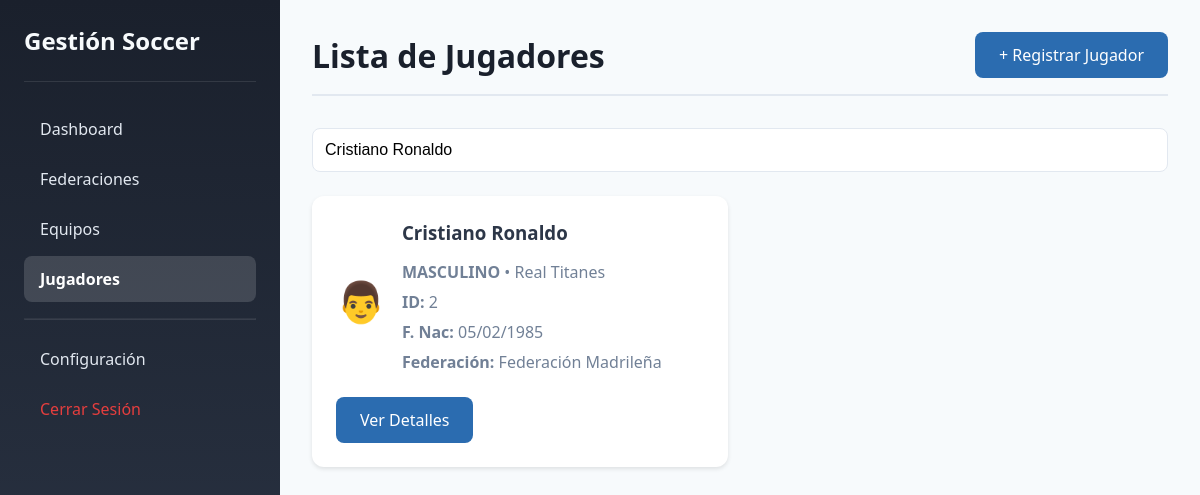
The app's page /jugadores.php?buscar=Cristiano Ronaldo (signed in) with its own data.
### tables this page shows
CREATE TABLE jugadores (
    id INT AUTO_INCREMENT PRIMARY KEY,
    nombre VARCHAR(100) NOT NULL,
    fecha_nacimiento DATE NOT NULL,
    genero ENUM('masculino', 'femenino') NOT NULL,
    equipo_id INT NOT NULL,
    activo TINYINT(1) NOT NULL DEFAULT 1,
    fecha_creacion DATETIME NOT NULL DEFAULT CURRENT_TIMESTAMP,
    fecha_actualizacion DATETIME NOT NULL DEFAULT CURRENT_TIMESTAMP ON UPDATE CURRENT_TIMESTAMP,
    FOREIGN KEY (equipo_id) REFERENCES equipos(id) ON DELETE RESTRICT ON UPDATE CASCADE,
    INDEX idx_nombre (nombre),
    INDEX idx_equipo (equipo_id)
);

CREATE TABLE equipos (
    id INT AUTO_INCREMENT PRIMARY KEY,
    nombre VARCHAR(200) NOT NULL,
    federacion_id INT NOT NULL,
    activo TINYINT(1) NOT NULL DEFAULT 1,
    fecha_creacion DATETIME NOT NULL DEFAULT CURRENT_TIMESTAMP,
    fecha_actualizacion DATETIME NOT NULL DEFAULT CURRENT_TIMESTAMP ON UPDATE CURRENT_TIMESTAMP,
    FOREIGN KEY (federacion_id) REFERENCES federaciones(id) ON DELETE RESTRICT ON UPDATE CASCADE,
    INDEX idx_nombre (nombre),
    INDEX idx_federacion (federacion_id)
);

CREATE TABLE federaciones (
    id INT AUTO_INCREMENT PRIMARY KEY,
    nombre VARCHAR(200) NOT NULL,
    fecha_fundacion DATE NOT NULL,
    departamento VARCHAR(100) NOT NULL,
    municipio VARCHAR(100) NOT NULL,
    complemento VARCHAR(255),
    activo TINYINT(1) NOT NULL DEFAULT 1,
    fecha_creacion DATETIME NOT NULL DEFAULT CURRENT_TIMESTAMP,
    fecha_actualizacion DATETIME NOT NULL DEFAULT CURRENT_TIMESTAMP ON UPDATE CURRENT_TIMESTAMP,
    INDEX idx_nombre (nombre)
);

### includes/conexion.php (called while the page is built, shortened)
<?php
function limpiarInput($data) {
    $data = trim($data);
    $data = stripslashes($data);
    $data = htmlspecialchars($data);
    return $data;
}
?>

### jugadores.php (the view, shortened to what this page needs)
<?php
require_once 'includes/conexion.php';
$busqueda = isset($_GET['buscar']) ? limpiarInput($_GET['buscar']) : '';
$sql = "SELECT j.*, e.nombre as nombre_equipo, f.nombre as nombre_federacion
        FROM jugadores j
        LEFT JOIN equipos e ON j.equipo_id = e.id
        LEFT JOIN federaciones f ON e.federacion_id = f.id
        WHERE j.activo = 1";
if ($busqueda) {
    $sql .= " AND (j.nombre LIKE :busqueda OR j.id LIKE :busqueda2)";
}
$sql .= " ORDER BY j.nombre";
$stmt = $pdo->prepare($sql);
if ($busqueda) {
    $stmt->execute([':busqueda' => "%$busqueda%", ':busqueda2' => "%$busqueda%"]);
} else {
    $stmt->execute();
}
$jugadores = $stmt->fetchAll();
?>
<!DOCTYPE html>
<html lang="es">
<head>
    <link rel="stylesheet" href="css/admin.css">
</head>
<body>
    <div class="admin-container">
        <aside class="sidebar">
            <div class="sidebar-header">
                <h1> Gestión Soccer</h1>
            </div>
            <nav class="sidebar-nav">
                <a href="dashboard.php"> Dashboard</a>
                <a href="federaciones.php"> Federaciones</a>
                <a href="equipos.php"> Equipos</a>
                <a href="jugadores.php" class="active"> Jugadores</a>
                <hr>
                <a href="configuracion_usuarios.php"> Configuración</a>
                <a href="log_out.php" style="color: #e53e3e;"> Cerrar Sesión</a>
            </nav>
        </aside>
        <main class="main-content">
            <header>
                <h2>Lista de Jugadores</h2>
                <a href="registro_jugadores.php" class="btn btn-primary">+ Registrar Jugador</a>
            </header>
            <div class="search-box">
                <form method="GET" action="">
                    <input type="text" name="buscar" placeholder="Buscar jugador por nombre o ID..."
                           value="<?php echo htmlspecialchars($busqueda); ?>">
                </form>
            </div>
            <div class="card-grid">
                <?php foreach ($jugadores as $jugador): ?>
                <div class="card">
                    <div style="display: flex; align-items: center; gap: 1rem;">
                        <div style="font-size: 2.5rem;">
                            <?php echo $jugador['genero'] === 'masculino' ? '👨' : '👩'; ?>
                        </div>
                        <div>
                            <h3><?php echo htmlspecialchars($jugador['nombre']); ?></h3>
                            <p><strong><?php echo strtoupper($jugador['genero']); ?></strong> •
                               <?php echo htmlspecialchars($jugador['nombre_equipo']); ?></p>
                            <p><strong>ID:</strong> <?php echo $jugador['id']; ?></p>
                            <p><strong>F. Nac:</strong> <?php echo date('d/m/Y', strtotime($jugador['fecha_nacimiento'])); ?></p>
                            <p><strong>Federación:</strong> <?php echo htmlspecialchars($jugador['nombre_federacion']); ?></p>
                        </div>
                    </div>
                    <div style="margin-top: 1rem;">
                        <a href="ver_jugador.php?id=<?php echo $jugador['id']; ?>" class="btn btn-primary">Ver Detalles</a>
                    </div>
                </div>
                <?php endforeach; ?>
            </div>
        </main>
    </div>
</body>
</html>

### css/admin.css (style rules this page uses)
* { margin: 0; padding: 0; box-sizing: border-box; }
body { font-family: 'Segoe UI', Tahoma, Geneva, Verdana, sans-serif; background: #f7fafc; color: #2d3748; }
.admin-container { display: flex; min-height: 100vh; }
.sidebar { width: 280px; background: linear-gradient(180deg, #1a202c 0%, #2d3748 100%); color: white; padding: 1.5rem; position: fixed; height: 100vh; overflow-y: auto; }
.sidebar-header { padding-bottom: 1.5rem; border-bottom: 1px solid rgba(255,255,255,0.1); margin-bottom: 1.5rem; }
.sidebar-header h1 { font-size: 1.5rem; color: #f7fafc; }
.sidebar-nav a { display: block; padding: 0.75rem 1rem; color: #e2e8f0; text-decoration: none; border-radius: 8px; margin-bottom: 0.25rem; transition: all 0.3s; }
.sidebar-nav a.active { background: rgba(255,255,255,0.15); color: white; font-weight: bold; }
.sidebar-nav hr { border-color: rgba(255,255,255,0.1); margin: 1rem 0; }
.main-content { margin-left: 280px; flex: 1; padding: 2rem; }
.main-content header { display: flex; justify-content: space-between; align-items: center; margin-bottom: 2rem; padding-bottom: 1rem; border-bottom: 2px solid #e2e8f0; }
.main-content header h2 { font-size: 2rem; color: #1a202c; }
.btn { display: inline-block; padding: 0.75rem 1.5rem; border: none; border-radius: 8px; font-size: 1rem; font-weight: 500; cursor: pointer; text-decoration: none; transition: all 0.3s; }
.btn-primary { background: #2b6cb0; color: white; }
.card-grid { display: grid; grid-template-columns: repeat(auto-fill, minmax(300px, 1fr)); gap: 1.5rem; }
.card { background: white; padding: 1.5rem; border-radius: 12px; box-shadow: 0 2px 4px rgba(0,0,0,0.1); transition: transform 0.3s; }
.card h3 { color: #2d3748; margin-bottom: 1rem; }
.card p { color: #718096; margin-bottom: 0.5rem; }
.search-box { margin-bottom: 1.5rem; }
.search-box input { width: 100%; padding: 0.75rem; border: 1px solid #e2e8f0; border-radius: 8px; font-size: 1rem; }

### records on screen
jugadores: nombre "Cristiano Ronaldo", genero "MASCULINO", equipo.nombre "Real Titanes", id "2", fecha_nacimiento "05/02/1985", federaciones.nombre "Federación Madrileña"
